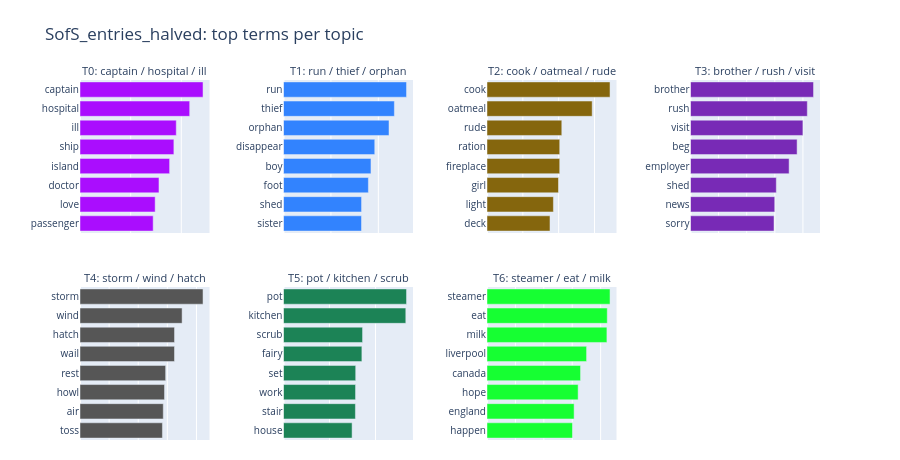

Notebook source saved alongside this figure:
### Markdown cell above
### 9a. What each topic is made of

### Code cell
fig = plot_topic_words(H, names, [topic_label[t] for t in range(K)], n_words=8, ncols=min(4, K),
                       title=f"{TITLE}: top terms per topic")
show(fig, "02_topic_terms")

### Figure 1 — Plotly figure (JSON) as saved in the notebook; plotly's stock layout.template omitted (floating-point values rounded to 4 significant figures)
{"data": [{"hovertemplate": "%{y}<extra></extra>", "marker": {"color": "#AA0DFE"}, "orientation": "h", "showlegend": false, "type": "bar", "x": [0.2889, 0.2967, 0.3118, 0.3538, 0.3707, 0.38, 0.4331, 0.4857], "xaxis": "x", "y": ["passenger", "love", "doctor", "island", "ship", "ill", "hospital", "captain"], "yaxis": "y"}, {"hovertemplate": "%{y}<extra></extra>", "marker": {"color": "#3283FE"}, "orientation": "h", "showlegend": false, "type": "bar", "x": [0.1645, 0.1646, 0.179, 0.1845, 0.1925, 0.2225, 0.2339, 0.2595], "xaxis": "x2", "y": ["sister", "shed", "foot", "boy", "disappear", "orphan", "thief", "run"], "yaxis": "y2"}, {"hovertemplate": "%{y}<extra></extra>", "marker": {"color": "#85660D"}, "orientation": "h", "showlegend": false, "type": "bar", "x": [0.1758, 0.1854, 0.1995, 0.203, 0.203, 0.2088, 0.2936, 0.3434], "xaxis": "x3", "y": ["deck", "light", "girl", "fireplace", "ration", "rude", "oatmeal", "cook"], "yaxis": "y3"}, {"hovertemplate": "%{y}<extra></extra>", "marker": {"color": "#782AB6"}, "orientation": "h", "showlegend": false, "type": "bar", "x": [0.1486, 0.1499, 0.1527, 0.1754, 0.1897, 0.2, 0.2079, 0.2189], "xaxis": "x4", "y": ["sorry", "news", "shed", "employer", "beg", "visit", "rush", "brother"], "yaxis": "y4"}, {"hovertemplate": "%{y}<extra></extra>", "marker": {"color": "#565656"}, "orientation": "h", "showlegend": false, "type": "bar", "x": [0.1415, 0.143, 0.1452, 0.1471, 0.1623, 0.1623, 0.1753, 0.2113], "xaxis": "x5", "y": ["toss", "air", "howl", "rest", "wail", "hatch", "wind", "storm"], "yaxis": "y5"}, {"hovertemplate": "%{y}<extra></extra>", "marker": {"color": "#1C8356"}, "orientation": "h", "showlegend": false, "type": "bar", "x": [0.1491, 0.1564, 0.1566, 0.157, 0.1704, 0.1719, 0.2659, 0.2675], "xaxis": "x6", "y": ["house", "stair", "work", "set", "fairy", "scrub", "kitchen", "pot"], "yaxis": "y6"}, {"hovertemplate": "%{y}<extra></extra>", "marker": {"color": "#16FF32"}, "orientation": "h", "showlegend": false, "type": "bar", "x": [0.1504, 0.1533, 0.1604, 0.1646, 0.1752, 0.211, 0.2116, 0.2165], "xaxis": "x7", "y": ["happen", "england", "hope", "canada", "liverpool", "milk", "eat", "steamer"], "yaxis": "y7"}], "layout": {"annotations": [{"font": {"size": 11}, "showarrow": false, "text": "T0: captain / hospital / ill", "x": 0.0875, "xanchor": "center", "xref": "paper", "y": 1, "yanchor": "bottom", "yref": "paper"}, {"font": {"size": 11}, "showarrow": false, "text": "T1: run / thief / orphan", "x": 0.3625, "xanchor": "center", "xref": "paper", "y": 1, "yanchor": "bottom", "yref": "paper"}, {"font": {"size": 11}, "showarrow": false, "text": "T2: cook / oatmeal / rude", "x": 0.6375, "xanchor": "center", "xref": "paper", "y": 1, "yanchor": "bottom", "yref": "paper"}, {"font": {"size": 11}, "showarrow": false, "text": "T3: brother / rush / visit", "x": 0.9125, "xanchor": "center", "xref": "paper", "y": 1, "yanchor": "bottom", "yref": "paper"}, {"font": {"size": 11}, "showarrow": false, "text": "T4: storm / wind / hatch", "x": 0.0875, "xanchor": "center", "xref": "paper", "y": 0.425, "yanchor": "bottom", "yref": "paper"}, {"font": {"size": 11}, "showarrow": false, "text": "T5: pot / kitchen / scrub", "x": 0.3625, "xanchor": "center", "xref": "paper", "y": 0.425, "yanchor": "bottom", "yref": "paper"}, {"font": {"size": 11}, "showarrow": false, "text": "T6: steamer / eat / milk", "x": 0.6375, "xanchor": "center", "xref": "paper", "y": 0.425, "yanchor": "bottom", "yref": "paper"}], "height": 460, "margin": {"b": 20, "t": 80}, "title": {"text": "SofS_entries_halved: top terms per topic"}, "xaxis": {"anchor": "y", "domain": [0, 0.175], "showticklabels": false}, "xaxis2": {"anchor": "y2", "domain": [0.275, 0.45], "showticklabels": false}, "xaxis3": {"anchor": "y3", "domain": [0.55, 0.725], "showticklabels": false}, "xaxis4": {"anchor": "y4", "domain": [0.825, 1], "showticklabels": false}, "xaxis5": {"anchor": "y5", "domain": [0, 0.175], "showticklabels": false}, "xaxis6": {"anchor": "y6", "domain": [0.275, 0.45], "showticklabels": false}, "xaxis7": {"anchor": "y7", "domain": [0.55, 0.725], "showticklabels": false}, "xaxis8": {"anchor": "y8", "domain": [0.825, 1], "showticklabels": false}, "yaxis": {"anchor": "x", "domain": [0.575, 1], "tickfont": {"size": 10}}, "yaxis2": {"anchor": "x2", "domain": [0.575, 1], "tickfont": {"size": 10}}, "yaxis3": {"anchor": "x3", "domain": [0.575, 1], "tickfont": {"size": 10}}, "yaxis4": {"anchor": "x4", "domain": [0.575, 1], "tickfont": {"size": 10}}, "yaxis5": {"anchor": "x5", "domain": [0, 0.425], "tickfont": {"size": 10}}, "yaxis6": {"anchor": "x6", "domain": [0, 0.425], "tickfont": {"size": 10}}, "yaxis7": {"anchor": "x7", "domain": [0, 0.425], "tickfont": {"size": 10}}, "yaxis8": {"anchor": "x8", "domain": [0, 0.425], "tickfont": {"size": 10}}}}
